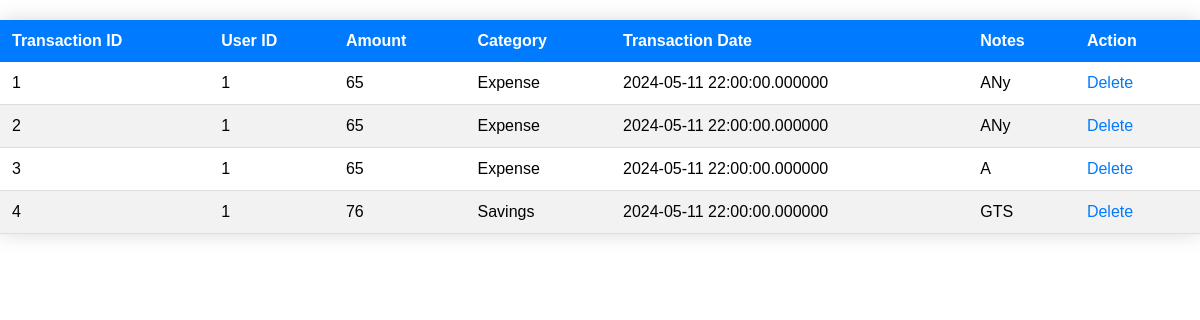
Screenshot of /manage_transactions.php with the database file from the repository.
### tables this page shows
CREATE TABLE `transactions` (
  `TransactionID` int(50) NOT NULL,
  `UserID` int(50) NOT NULL,
  `Amount` text NOT NULL,
  `Category` text NOT NULL,
  `TransactionDate` timestamp(6) NOT NULL DEFAULT current_timestamp(6) ON UPDATE current_timestamp(6),
  `Notes` text NOT NULL
);

### manage_transactions.php (the view, shortened to what this page needs)
<!DOCTYPE html>
<html lang="en">
<head>
    <link rel="stylesheet" href="styles.css">
</head>
<body>
    <table class="styled-table">
        <thead>
            <tr>
                <th>Transaction ID</th>
                <th>User ID</th>
                <th>Amount</th>
                <th>Category</th>
                <th>Transaction Date</th>
                <th>Notes</th>
                <th>Action</th>
            </tr>
        </thead>
        <tbody>
            <?php
            require_once "config.php";
            $sql = "SELECT * FROM transactions";
            $result = $conn->query($sql);
            if ($result->num_rows > 0) {
                while ($row = $result->fetch_assoc()) {
                    echo "<tr>";
                    echo "<td>" . $row["TransactionID"] . "</td>";
                    echo "<td>" . $row["UserID"] . "</td>";
                    echo "<td>" . $row["Amount"] . "</td>";
                    echo "<td>" . $row["Category"] . "</td>";
                    echo "<td>" . $row["TransactionDate"] . "</td>";
                    echo "<td>" . $row["Notes"] . "</td>";
                    echo "<td>";
                    echo "<a href='delete_transactions.php?id=" . $row["TransactionID"] . "' onclick='return confirm(\"Are you sure you want to delete this Transaction?\")'>Delete</a>";
                    echo "</td>";
                    echo "</tr>";
                }
            } else {
                echo "<tr><td colspan='5'>No users found.</td></tr>";
            }
            ?>
        </tbody>
    </table>
</body>
</html>

### styles.css (style rules this page uses)
body { font-family: Arial, sans-serif; margin: 0; padding: 0; }

### manage_transactions.php (style rules this page uses)
.styled-table { width: 100%; border-collapse: collapse; margin-top: 20px; box-shadow: 0 0 20px rgba(0, 0, 0, 0.15); }
.styled-table thead th { background-color: #007bff; color: #fff; font-weight: bold; text-align: left; padding: 12px; }
.styled-table tbody td { padding: 12px; border-bottom: 1px solid #ddd; }
.styled-table tbody tr:nth-child(even) { background-color: #f2f2f2; }
.styled-table tbody td a { text-decoration: none; color: #007bff; cursor: pointer; margin-right: 10px; }

### rows the page displays
transactions: TransactionID "1", UserID "1", Amount "65", Category "Expense", TransactionDate "2024-05-11 22:00:00.000000", Notes "ANy"
transactions: TransactionID "2", UserID "1", Amount "65", Category "Expense", TransactionDate "2024-05-11 22:00:00.000000", Notes "ANy"
transactions: TransactionID "3", UserID "1", Amount "65", Category "Expense", TransactionDate "2024-05-11 22:00:00.000000", Notes "A"
transactions: TransactionID "4", UserID "1", Amount "76", Category "Savings", TransactionDate "2024-05-11 22:00:00.000000", Notes "GTS"
